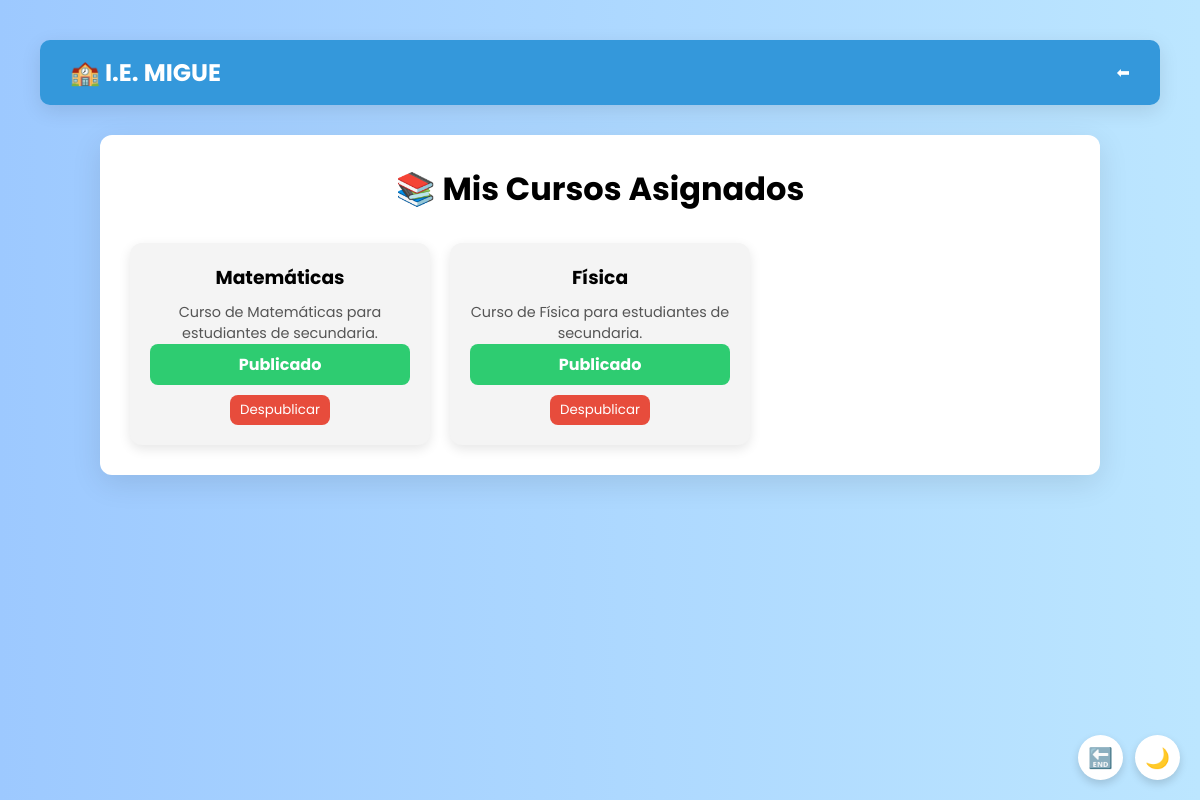
/curso-docente/ (signed in), run on the app's committed database.
### usuarios/models.py (models this page shows, shortened)
class CursoDocente(models.Model):
    curso = models.ForeignKey(Curso, on_delete=models.CASCADE)
    docente = models.ForeignKey(User, on_delete=models.CASCADE)
    publicado = models.BooleanField(default=False)
    class Meta:
        unique_together = ('curso', 'docente')

class Curso(models.Model):
    nombre = models.CharField(max_length=100)
    descripcion = models.TextField()
    activo = models.BooleanField(default=True)
    total_unidades = models.PositiveIntegerField(default=3)  # Número de unidades de curso
    unidades_completadas = models.PositiveIntegerField(default=0)  # Unidades completadas por docentes

### usuarios/views.py (the view)
# urls.py: path('curso-docente/', views.curso_docente, name='curso_docente'),
@login_required
def curso_docente(request):
    cursos_asignados = CursoDocente.objects.filter(docente=request.user).select_related('curso')
    return render(request, 'usuarios/curso_docente.html', {'cursos': cursos_asignados})

### usuarios/templates/usuarios/curso_docente.html (shortened to what this page needs)
{% load static %}
{% block content %}
<!DOCTYPE html>
<html lang="es">
<head>
</head>
<body>
  <div class="floating-buttons">
    <form method="POST" action="{% url 'logout' %}">
      <button class="icon-button" title="Cerrar sesión">🔚</button>
    </form>
    <button class="icon-button" onclick="toggleDarkMode()" id="darkToggle" title="Modo oscuro/claro">🌙</button>
  </div>
  <nav class="navbar">
    <div class="logo">🏫 I.E. MIGUE</div>
    <ul class="nav-links">
      <li><a href="{% url 'panel_docentes' %}">⬅</a></li>
    </ul>
  </nav>
  <div class="container">
    <h2>📚 Mis Cursos Asignados</h2>
    <div class="curso-grid">
      {% for curso_docente in cursos %}
        <div class="curso-card">
          <h3>{{ curso_docente.curso.nombre }}</h3>
          <p class="curso-info">{{ curso_docente.curso.descripcion }}</p>
          {% if curso_docente.publicado %}
            <div class="publicado">Publicado</div>
            <form method="post" action="{% url 'despublicar_curso' curso_docente.curso.id %}">
              <button type="submit" class="eliminar-btn">Despublicar</button>
            </form>
          {% else %}
            <form method="post" action="{% url 'eliminar_curso_docente' curso_docente.curso.id %}">
              {% csrf_token %}
              <button type="submit" class="eliminar-btn">Eliminar</button>
            </form>
            <a href="{% url 'publicar_curso' curso_docente.curso.id %}" class="agregar-btn">Publicar</a>
          {% endif %}
        </div>
      {% empty %}
        <p>No has agregado ningún curso aún.</p>
      {% endfor %}
    </div>
  </div>
</body>
</html>
{% endblock %}

### usuarios/templates/usuarios/curso_docente.html (style rules this page uses)
* { margin: 0; padding: 0; box-sizing: border-box; font-family: 'Poppins', sans-serif; }
body { background: linear-gradient(to right, #9dc9ff, #bce6ff); min-height: 100vh; padding: 40px; transition: background 0.4s; }
h1, h2 { text-align: center; margin-bottom: 20px; font-size: 2rem; }
.navbar { display: flex; justify-content: space-between; align-items: center; background-color: #3498db; padding: 15px 30px; border-radius: 10px; margin-bottom: 30px; box-shadow: 0 6px 20px rgba(0,0,0,0.1); }
.navbar .logo { color: white; font-size: 1.5rem; font-weight: bold; }
.navbar .nav-links { list-style: none; display: flex; gap: 20px; }
.navbar .nav-links li a { color: white; text-decoration: none; font-weight: 500; transition: color 0.3s ease; }
.container { max-width: 1000px; margin: 0 auto; background-color: white; padding: 30px; border-radius: 12px; box-shadow: 0 8px 30px rgba(0,0,0,0.1); animation: fadeIn 0.6s ease; }
.floating-buttons { position: fixed; bottom: 20px; right: 20px; display: flex; gap: 12px; z-index: 999; }
.icon-button { background: white; border: none; border-radius: 50%; width: 45px; height: 45px; box-shadow: 0 4px 8px rgba(0,0,0,0.15); font-size: 20px; display: flex; align-items: center; justify-content: center; cursor: pointer; text-decoration: none; color: black; transition: all 0.3s ease; }
.curso-grid { display: grid; grid-template-columns: repeat(auto-fill, minmax(250px, 1fr)); gap: 20px; margin-top: 30px; }
.curso-card { background-color: #f4f4f4; padding: 20px; border-radius: 12px; box-shadow: 0 4px 12px rgba(0, 0, 0, 0.1); text-align: center; transition: transform 0.3s ease; }
.curso-info { margin-top: 10px; font-size: 0.9rem; color: #555; }
.eliminar-btn { margin-top: 10px; padding: 5px 10px; background-color: #e74c3c; color: white; border: none; border-radius: 8px; cursor: pointer; }
.publicado { background-color: #2ecc71; color: white; padding: 8px 16px; border-radius: 8px; font-weight: bold; }

### data on the page
CursoDocente: curso.nombre "Matemáticas", curso.descripcion "Curso de Matemáticas para estudiantes de secundaria.", publicado "Publicado"
CursoDocente: curso.nombre "Física", curso.descripcion "Curso de Física para estudiantes de secundaria.", publicado "Publicado"
